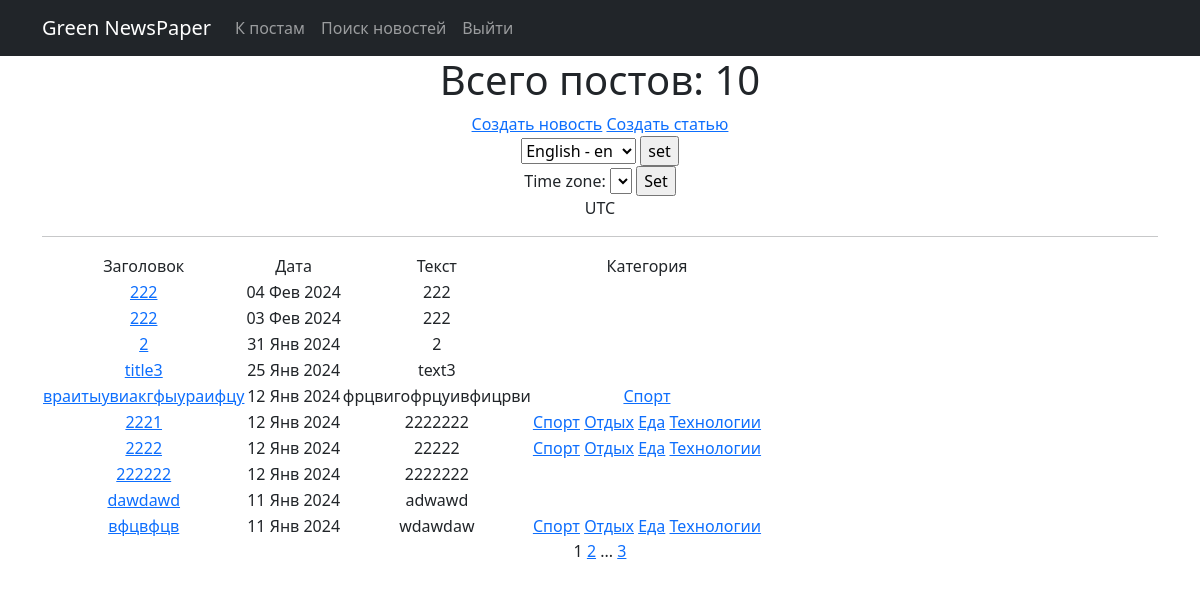
The page /posts/ (signed in) on the database as committed earlier.
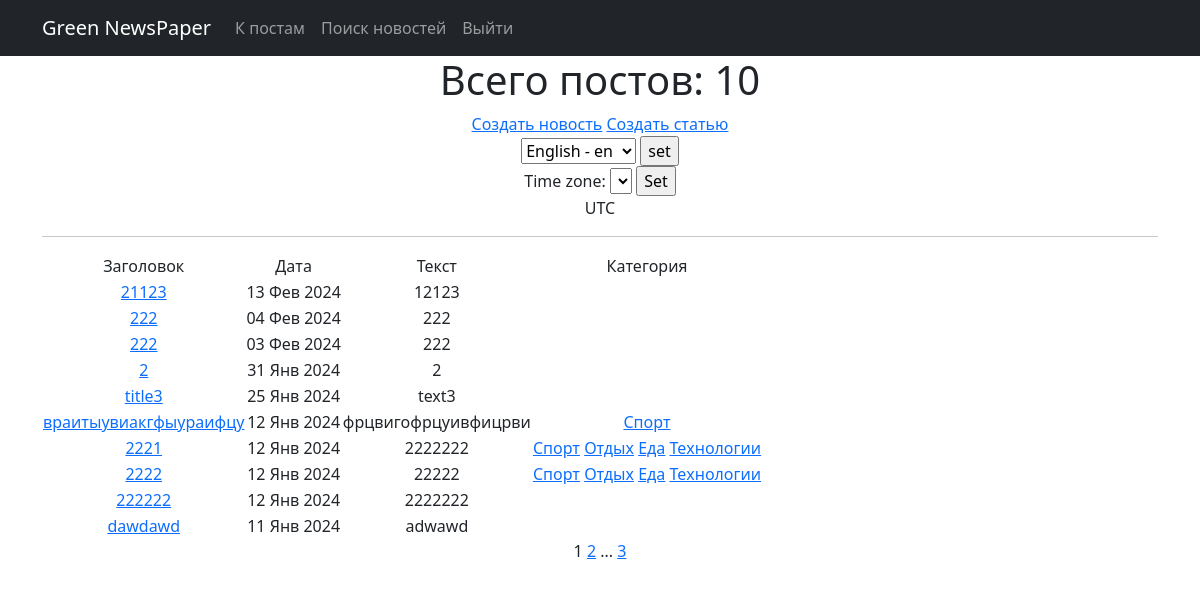
The same page on the database as committed later.
### news/models.py (models this page shows, shortened)
class Post(models.Model):
    article = 'AR'
    news = 'NE'
    POSITIONS = [
        (article, 'Статья'),
        (news, 'Новость')
    ]
    author = models.ForeignKey(Author, on_delete = models.CASCADE)
    title = models.CharField(max_length=255)
    text = models.TextField()
    type = models.CharField(max_length=250, choices = POSITIONS)
    time = models.DateTimeField(auto_now_add = True)
    category = models.ManyToManyField(Category, through = 'PostCategory')
    rating = models.IntegerField(default=0)

class Category(models.Model):
    category = models.CharField(max_length=100, unique=True, help_text=_('category name'))
    subscribers = models.ManyToManyField(User, null=True, blank=True, related_name='categories')
    def __str__(self):
        return self.category

### news/views.py (the view)
# urls.py: path('', PostsList.as_view(), name='post_list'), #cache_page(60)(PostsList.as_view())
class PostsList(LoginRequiredMixin, ListView):
    model = Post
    ordering = '-time'
    template_name = 'posts.html'
    context_object_name = 'posts'
    paginate_by = 10
    def get_queryset(self):
        queryset = super().get_queryset()
        self.filterset = PostFilter(self.request.GET, queryset)
        return self.filterset.qs
    def get_context_data(self, **kwargs):
        context = super().get_context_data(**kwargs)
        context['filter'] = PostFilter(
            self.request.GET, queryset=self.get_queryset())
        context['is_not_author'] = not self.request.user.groups.filter(
            name='authors').exists()
        return context

### news/templatetags/custom_filters.py (called while the page is built)
@register.filter()
def censor(value):
    text = str(value)
    for word in SWEAR_WORDS:
        text = text.replace(word[1:], "*" * (len(word)-1))
    return text

### news/templatetags/custom_tags.py (called while the page is built)
@register.simple_tag(takes_context=True)
def url_replace(context, **kwargs):
   d = context['request'].GET.copy()
   for k, v in kwargs.items():
       d[k] = v
   return d.urlencode()

### templates/posts.html (shortened to what this page needs)
{% extends 'flatpages/default.html' %}
{% load custom_filters %}
{% load custom_tags %}
{% load i18n %}
{% load tz %}
{% block content %}
   <h1>Всего постов: {{ posts|length }}</h1>
   <a href="news/create/">Создать новость</a>
   <a href="article/create/">Создать статью</a>
   <form action="{% url 'set_language' %}" method="POST"> {% csrf_token %}
    <select name="language" id="">
        {% get_available_languages as LANGUAGES %}
        {% get_language_info_list for LANGUAGES as languages %}
        {% for language in languages %}
            <option value="{{ language.code }}" {% if language.code == LANGUAGE_CODE %} selected {% endif %} >
                {{ language.name_local }} - {{ language.code }}
            </option>
        {% endfor %}
    </select>
    <input type="submit" value="set">
    </form>
    {% get_current_timezone as TIME_ZONE %}
    <form action="" method="POST">
        <label for="timezone">Time zone:</label>
        <select name="timezone">
        </select>
        <input type="submit" value="Set">
    </form>
    {{ TIME_ZONE }}
   <hr>
   {% if posts %}
       <table>
            <tr class="{% cycle 'blue' 'white' %}">
               <td>Заголовок</td>
               <td>Дата</td>
               <td>Текст</td>
               <td>Категория</td>
           </tr>
           {% for post in posts %}
           <tr class="{% cycle 'blue' 'white' %}">
               <td><a href="/posts/{{ post.id }}"> {{ post.title|censor }}</a></td>
               <td>{{ post.time|date:'d M Y' }}</td>
               <td>{{ post.text|censor|truncatewords:20 }}</td>
               <td>
                {% for category in post.category.all %}
                    <a href="{% url 'category_list' category.id %}">{{ category }}</a>
                {% endfor %}
                </td>
           </tr>
           {% endfor %}
       </table>
   {% else %}
       <h2>Постов нет!</h2>
   {% endif %}
{{ page_obj.number }}
{% if page_obj.has_next %}
   <a href="?{% url_replace page=page_obj.next_page_number %}">{{ page_obj.next_page_number }}</a>
   {% if paginator.num_pages != page_obj.next_page_number %}
       ...
       <a href="?{% url_replace page=page_obj.paginator.num_pages %}">{{ page_obj.paginator.num_pages }}</a>
   {% endif %}
{% endif %}
{% endblock content %}

Rows that differ between the two databases and show on the page:
no longer on this page (row unchanged): Post: title|censor "вфцвфцв", time "11 Янв 2024", text|censor "wdawdaw", Category (category "Спорт"), Category (category "Отдых"), Category (category "Еда"), Category (category "Технологии")
added Post: title|censor "21123", time "13 Фев 2024", text|censor "12123"
